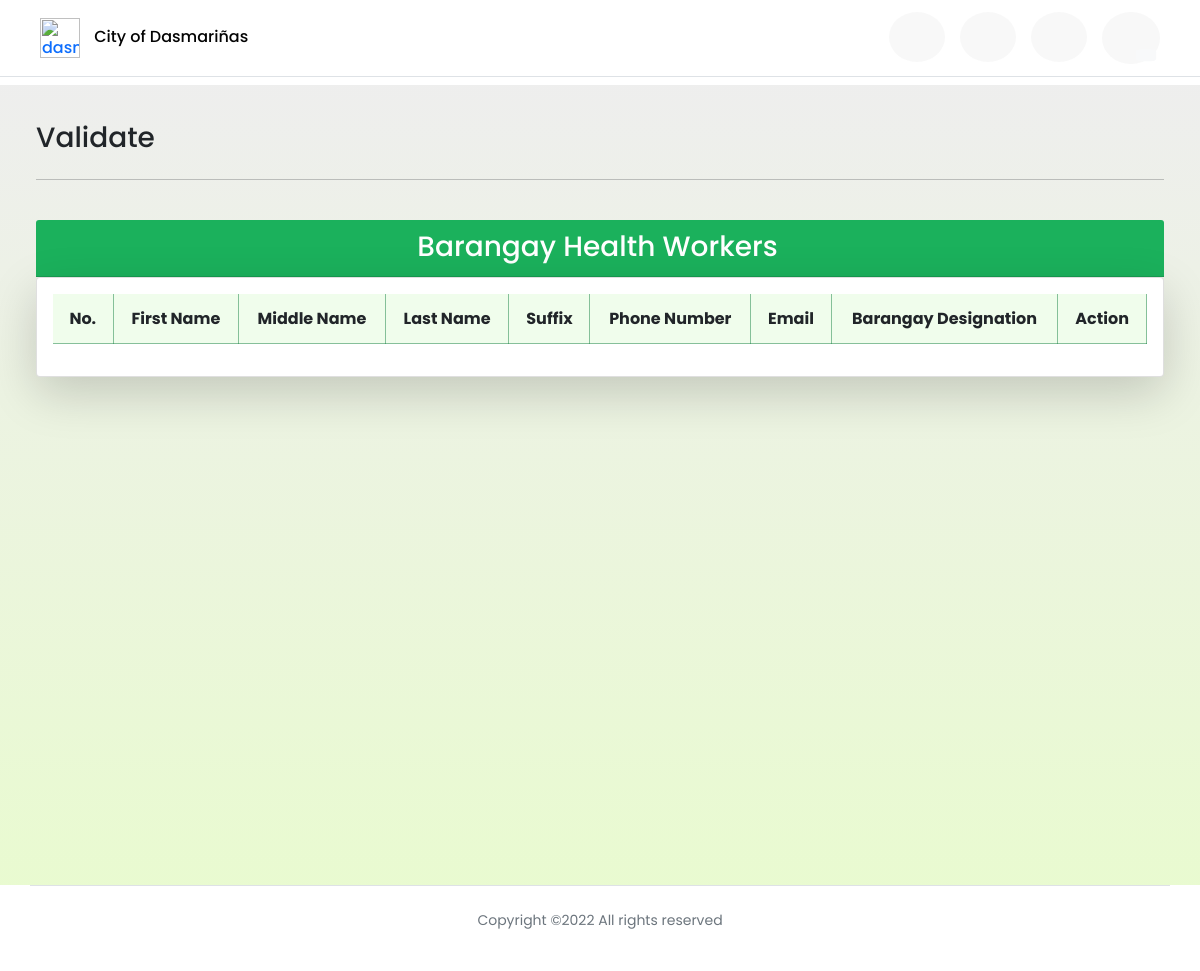
The app's page /validation (signed in), older data.
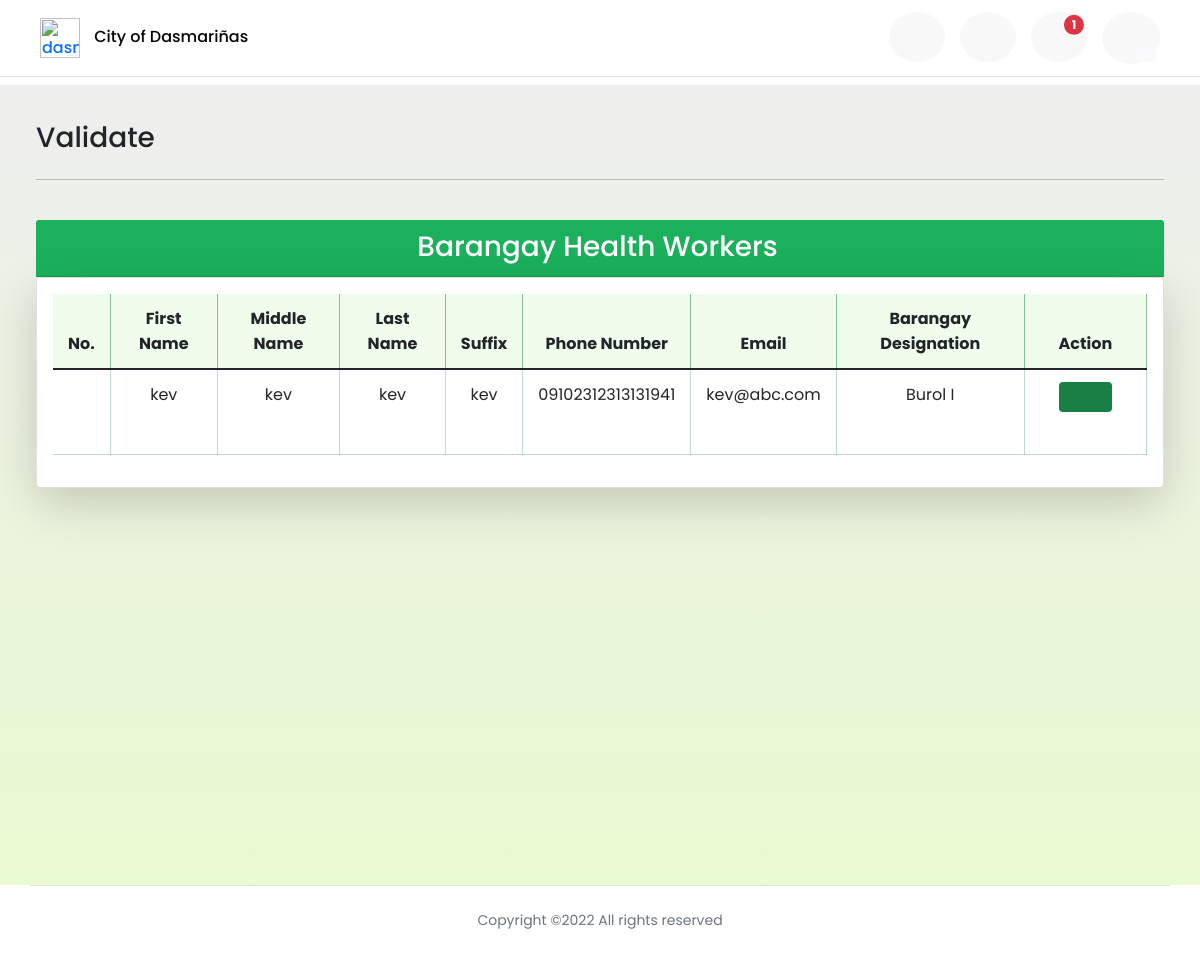
The same page, newer data.
### profilingApp/models.py (models this page shows, shortened)
class BarangayHealthWorker(Model):
    BARANGAYS = [('Select Barangay', 'Select Barangay'),
                 ('Burol', 'Burol'),
                 ('Burol I', 'Burol I'),
                 ('Burol II', 'Burol II'),
                 ('Burol III', 'Burol III'),
                 ('Datu Esmael', 'Datu Esmael'),
                 ('Emmanuel Begado I', 'Emmanuel Begado I'),
                 ('Emmanuel Begado II', 'Emmanuel Begado II'),]
    user = models.OneToOneField(CustomUser, on_delete=CASCADE, primary_key=True)
    is_validated = models.BooleanField(default=False)
    bhw_barangay = models.CharField(max_length=100, choices=BARANGAYS, default='Select Barangay')

class CustomUser(AbstractUser):
    USER_TYPE = [('Choose User Type', 'Choose User Type'),
                 ('Admin', 'Administrator'),
                 ('BHW', 'Barangay Health Worker'),
                 ('P/G', 'Parent/Guardian')]
    username = None
    email = models.EmailField(_('email address'), unique=True)
    user_type = models.CharField(max_length=100, choices=USER_TYPE, default='Choose User Type')
    middle_name = models.CharField(max_length=100, null=True)
    suffix_name = models.CharField(max_length=100, null=True, blank=True)
    phone_num = models.CharField(max_length=100, null=True)
    history= HistoricalRecords()
    USERNAME_FIELD = 'email'
    REQUIRED_FIELDS = []
    objects = CustomUserManager()

### profilingApp/views.py (the view)
# urls.py: path('validation', views.bhw_validation, name='bhw_validation'),
def bhw_validation(request):
    if request.user.is_authenticated and request.user.user_type == 'Admin':
        bhw = BarangayHealthWorker.objects.filter(is_validated=False)
        invalidated_status = BarangayHealthWorker.objects.filter(
            is_validated=False).count()
        context = {'bhws': bhw,
                'invalidated_count': invalidated_status,}
        return render(request, 'activities/Admin Validate BHW.html', context)
    elif request.user.is_authenticated and request.user.user_type == 'BHW':
        return redirect('bhw_home')
    elif request.user.is_authenticated and request.user.user_type == 'P/G':
        return redirect('parent_home')

### profilingApp/templates/activities/Admin Validate BHW.html (shortened to what the changed rows need)
{% extends 'activities/Admin Home.html' %}
{% load static %}
{% block dashboard %}
<header>
    <div class="site-header">
    <nav class="navbar fixed-top index__navbar scrolled border-bottom"
    style=" padding-left:3%; padding-right:3%;">
        <div class="flex-fill p-1 py-1">
            <div class="d-flex align-items-center justify-content-between">
                <div id="navLinks">
                    <ul class="nav text-small">
                        <li>
                            {% if invalidated_count > 0 %}
                            <a href="{% url 'bhw_validation' %}" class="nav-link" style="color:rgb(27, 177, 92) !important;" data-toggle="tooltip" data-bs-placement="bottom" data-bs-offset="0,7"
                                title="Validate BHW" >
                                <i class="fa fa-fw fa-user-nurse" style="font-size: 24px;"></i>
                                <span class="position-absolute top-25 start-75 translate-middle badge rounded-pill bg-danger">
                                    {{ invalidated_count }}
                                </span></a>
                            {% else %}
                            <a href="{% url 'bhw_validation' %}" class="nav-link" style="color:rgb(27, 177, 92) !important;" data-toggle="tooltip" data-bs-placement="bottom" data-bs-offset="0,7"
                                title="Validate BHW" >
                                <i class="fa fa-fw fa-user-nurse" style="font-size: 24px;"></i>
                                </a>
                            {% endif %}
                        </li>
                    </ul>
                </div>
            </div>
        </div>
    </nav>
    </div>
</header>
<div id="grid" class="container-fluid" style="padding:3%; margin: top 65px;">
    <div class="text-black">
        <div class="row">
            <div class="col">
                <div class="card shadow-lg p-3 bg-white rounded" >
                    <div class="table-responsive">
                        <table class="table table-hover table-cell-border" id="table_validation">
                            <thead>
                                <tr>
                                    <th scope="col" class="text-center">No.</th>
                                    <th scope="col" class="text-center">First Name</th>
                                    <th scope="col" class="text-center">Middle Name</th>
                                    <th scope="col" class="text-center">Last Name</th>
                                    <th scope="col" class="text-center">Suffix</th>
                                    <th scope="col" class="text-center">Phone Number</th>
                                    <th scope="col" class="text-center">Email</th>
                                    <th scope="col" class="text-center">Barangay Designation</th>
                                    <th scope="col" class="nosort text-center">Action</th>
                                </tr>
                            </thead>
                            <tbody>
                                {% for bhw in bhws %}
                                <tr>
                                    <td class="text-center"></td>
                                    <td class="text-center">{{ bhw.user.first_name }}</td>
                                    <td class="text-center">{{ bhw.user.middle_name }}</td>
                                    <td class="text-center">{{ bhw.user.last_name }}</td>
                                    <td class="text-center">{{ bhw.user.suffix_name }}</td>
                                    <td class="text-center">{{ bhw.user.phone_num}}</td>
                                    <td class="text-center">{{ bhw.user.email }}</td>
                                    <td class="text-center">{{ bhw.bhw_barangay }}</td>
                                    <td style="text-align: center;">
                                        <div>
                                            <a href="{% url 'unvalidated_profile' bhw.user.id %}"><button type="button" style="background-color: #188045; color: #ffffff;" class="btn"  data-toggle="tooltip" data-bs-placement="bottom" data-bs-offset="0,7"
                                                title="Validate"><i class="fa fa-lg fa-fw fa-user-check"></i></button></a>
                                            <a href="{% url 'delete_profile' bhw.user.id %}"><button type="button" style="color: rgb(255, 0, 0);" class="btn"  data-toggle="tooltip" data-bs-placement="bottom" data-bs-offset="0,7"
                                                title="Delete"><i class="fa fa-lg fa-fw fa-trash-alt"></i></button></a>
                                        </div>
                                    </td>
                                </tr>
                                {% endfor %}
                            </tbody>
                        </table>
                    </div>
                </div>
            </div>
        </div>
    </div>
</div>
{% endblock %}

Row changes from the older to the newer data that the page shows:
added BarangayHealthWorker: user.first_name "kev", user.middle_name "kev", user.last_name "kev", user.suffix_name "kev", user.phone_num "09102312313131941", user.email "kev@abc.com", bhw_barangay "Burol I"
Text that changed along with them:
{{ invalidated_count }}: (not shown) → "1"
